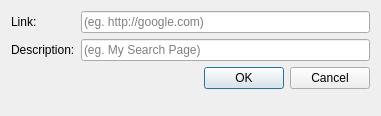
<?xml version="1.0" encoding="UTF-8"?>
<ui version="4.0">
 <class>InsertLinkDialog</class>
 <widget class="QDialog" name="InsertLinkDialog">
  <property name="geometry">
   <rect>
    <x>0</x>
    <y>0</y>
    <width>381</width>
    <height>116</height>
   </rect>
  </property>
  <property name="windowTitle">
   <string>Insert Link</string>
  </property>
  <layout class="QFormLayout" name="formLayout">
   <property name="fieldGrowthPolicy">
    <enum>QFormLayout::ExpandingFieldsGrow</enum>
   </property>
   <item row="0" column="0">
    <widget class="QLabel" name="label">
     <property name="text">
      <string>Link:</string>
     </property>
    </widget>
   </item>
   <item row="0" column="1">
    <widget class="QLineEdit" name="urlEdit">
     <property name="placeholderText">
      <string>(eg. http://google.com)</string>
     </property>
    </widget>
   </item>
   <item row="1" column="0">
    <widget class="QLabel" name="label_2">
     <property name="text">
      <string>Description:</string>
     </property>
    </widget>
   </item>
   <item row="1" column="1">
    <widget class="QLineEdit" name="textEdit">
     <property name="placeholderText">
      <string>(eg. My Search Page)</string>
     </property>
    </widget>
   </item>
   <item row="2" column="0" colspan="2">
    <widget class="QDialogButtonBox" name="buttonBox">
     <property name="orientation">
      <enum>Qt::Horizontal</enum>
     </property>
     <property name="standardButtons">
      <set>QDialogButtonBox::Cancel|QDialogButtonBox::Ok</set>
     </property>
    </widget>
   </item>
  </layout>
 </widget>
 <resources/>
 <connections>
  <connection>
   <sender>buttonBox</sender>
   <signal>accepted()</signal>
   <receiver>InsertLinkDialog</receiver>
   <slot>accept()</slot>
   <hints>
    <hint type="sourcelabel">
     <x>248</x>
     <y>254</y>
    </hint>
    <hint type="destinationlabel">
     <x>157</x>
     <y>274</y>
    </hint>
   </hints>
  </connection>
  <connection>
   <sender>buttonBox</sender>
   <signal>rejected()</signal>
   <receiver>InsertLinkDialog</receiver>
   <slot>reject()</slot>
   <hints>
    <hint type="sourcelabel">
     <x>316</x>
     <y>260</y>
    </hint>
    <hint type="destinationlabel">
     <x>286</x>
     <y>274</y>
    </hint>
   </hints>
  </connection>
 </connections>
</ui>
